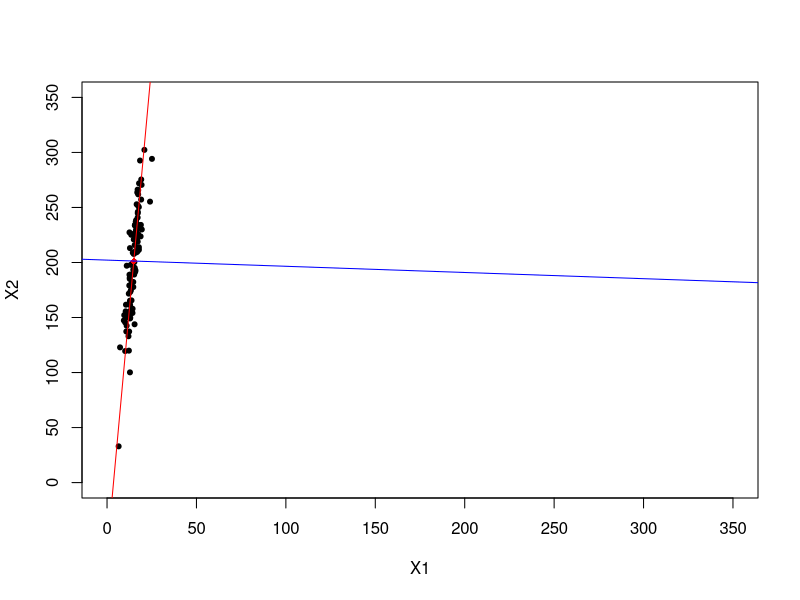
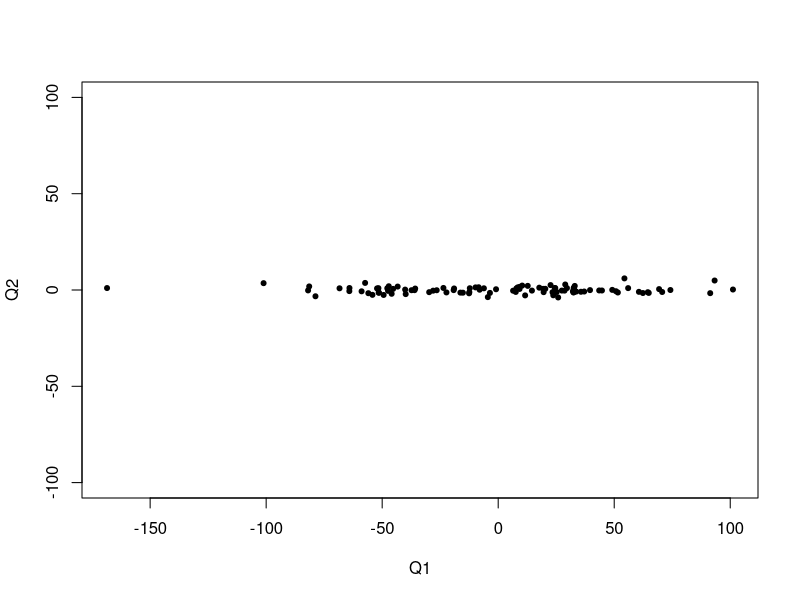
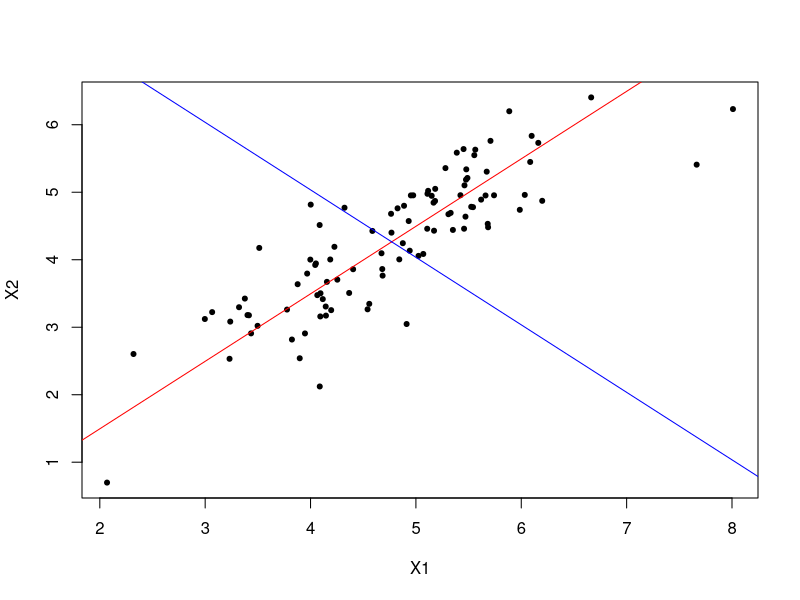
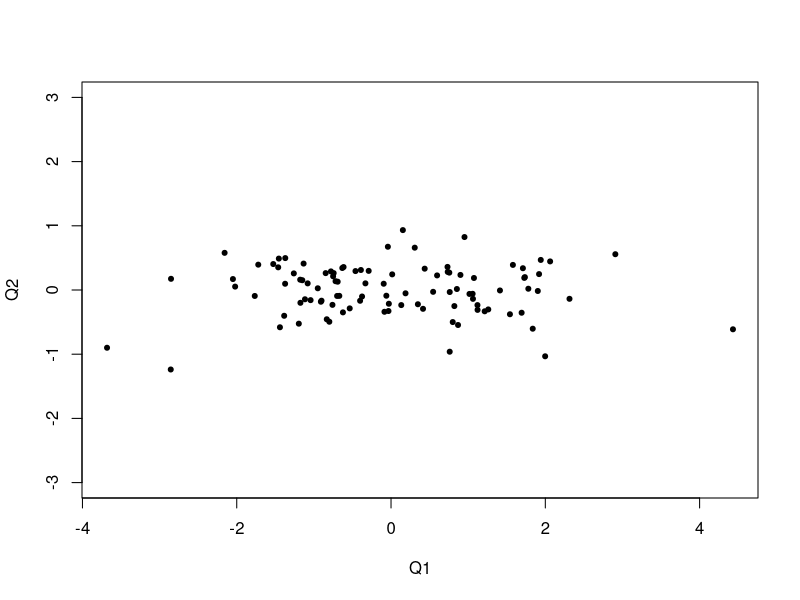

R code for these plots, in order:
# Plot of principal components of a set of data with two normally
# distributed features.

# Simulate the data first two sets of independent normal variates using
# the standard normal distribution
x1<-rnorm(100,0,1)
x2<-rnorm(100,0,1)
# Generate a linear transformation and transform the data
M<-matrix(c(2,4,3,50),nrow=2)%*%matrix(c(x1,x2), nrow=2)
# Shift the data: After this, M will have two columns following normal
# distribute with some correlation
M[1,]=M[1,]+15
M[2,]<-M[2,]+200


# See the Scatter plot set xlimit so that the scales of X1 and X2 are
# the same
plot(M[1,],M[2,], pch=20, xlab="X1", ylab="X2",xlim=c(0,350), ylim=c(0,350))
# Draw the average (center of gravity) of points
points(mean(M[1,]),mean(M[2,]), pch=18, col="red")
readline("showing the scatter plot of data and the rotation matrix")

# Compute the PCA w/o scaling with the transformed data also returned
pr<-prcomp(t(M), retx=TRUE)

print(summary(pr))
print(pr$rotation)
# Draw the first principal component through the center of the data
lines(c(mean(M[1,]),mean(M[1,])+600*pr$rotation[1,1]),c(mean(M[2,]),mean(M[2,])+600*pr$rotation[2,1]), col="red")
lines(c(mean(M[1,]),mean(M[1,])-600*pr$rotation[1,1]),c(mean(M[2,]),mean(M[2,])-600*pr$rotation[2,1]), col="red")

readline("The line shows the direction of most variance through the center of data")
# Draw the second principal component  
lines(c(mean(M[1,]),mean(M[1,])+600*pr$rotation[2,1]),c(mean(M[2,]),mean(M[2,])+600*pr$rotation[2,2]), col="blue")
lines(c(mean(M[1,]),mean(M[1,])-600*pr$rotation[2,1]),c(mean(M[2,]),mean(M[2,])-600*pr$rotation[2,2]), col="blue")
readline("The blue line is supposed to be perpendicular to the red one, but since the axes are not scaled they don't appear orthogonal") 

plot(pr$x[,1], pr$x[,2], pch=20, xlab="Q1", ylab="Q2", ylim=c(-100,100))
readline("The rotated data")

# Now repeat but with scaled data, the plots depict the scaled data as
# well
readline("Now compute the principal components after scaling the data") 
prs<-prcomp(t(M), retx=TRUE, scale=TRUE)
print(summary(prs))
print(prs$rotation)

plot(M[1,]/sqrt(var(M[1,])),M[2,]/sqrt(var(M[2,])), pch=20, xlab="X1", ylab="X2",)
readline("showing the scatter plot of data and the rotation matrix for scaled data")
lines(c(mean(M[1,])/sqrt(var(M[1,])),mean(M[1,])/sqrt(var(M[1,]))+
   6*prs$rotation[1,1]),
      c(mean(M[2,])/sqrt(var(M[2,])),mean(M[2,])/sqrt(var(M[2,]))+
   6*prs$rotation[2,1]), col="red")

lines(c(mean(M[1,])/sqrt(var(M[1,])),mean(M[1,])/sqrt(var(M[1,]))-
   6*prs$rotation[1,1]),
      c(mean(M[2,])/sqrt(var(M[2,])),mean(M[2,])/sqrt(var(M[2,]))-
   6*prs$rotation[2,1]), col="red")

lines(c(mean(M[1,])/sqrt(var(M[1,])),mean(M[1,])/sqrt(var(M[1,]))+
   6*prs$rotation[1,2]),
      c(mean(M[2,])/sqrt(var(M[2,])),mean(M[2,])/sqrt(var(M[2,]))+
   6*prs$rotation[2,2]), col="blue")

lines(c(mean(M[1,])/sqrt(var(M[1,])),mean(M[1,])/sqrt(var(M[1,]))-
   6*prs$rotation[1,2]),
      c(mean(M[2,])/sqrt(var(M[2,])),mean(M[2,])/sqrt(var(M[2,]))-
   6*prs$rotation[2,2]), col="blue")

readline("And the direction of most variance through the center of scaled data")

plot(prs$x[,1], prs$x[,2], pch=20, xlab="Q1", ylab="Q2",ylim=c(-3,3))
readline("The rotated and scaled data")
